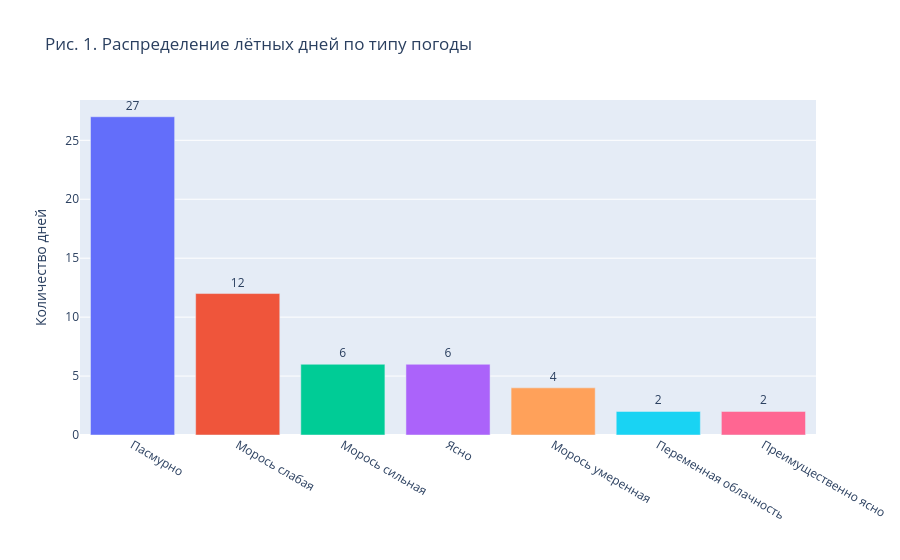

Notebook cell for this chart:
### Markdown cell above
### Обзор выборки и условий эксперимента

Перед анализом ошибки необходимо проверить, в каких условиях получены измерения. Если все полёты выполнены в одном погодном режиме, влияние высоты $H$ и ветра $V$ может быть смешано с особенностями отдельных дней. Поэтому сначала рассматриваются состав погодных режимов, диапазоны метеопараметров и общее распределение радиальной ошибки $R$.

### Code cell
weather_counts = weather["weather_code_text"].value_counts().reset_index()
weather_counts.columns = ["Погода", "Дней"]

fig = px.bar(
    weather_counts, x="Погода", y="Дней",
    color="Погода", text="Дней",
    title="Рис. 1. Распределение лётных дней по типу погоды",
)
fig.update_layout(showlegend=False, xaxis_title="", yaxis_title="Количество дней")
fig.update_traces(textposition="outside")
ALL_FIGS.append(("fig_01_weather_types", fig))
fig.show()

### Figure 1 — Plotly figure (JSON) as saved in the notebook; plotly's stock layout.template omitted (floating-point values rounded to 4 significant figures)
{"data": [{"hovertemplate": "Погода=%{x}<br>Дней=%{text}<extra></extra>", "legendgroup": "Пасмурно", "marker": {"color": "#636efa", "pattern": {"shape": ""}}, "name": "Пасмурно", "orientation": "v", "showlegend": true, "text": [27.0], "textposition": "outside", "type": "bar", "x": ["Пасмурно"], "xaxis": "x", "y": [27], "yaxis": "y"}, {"hovertemplate": "Погода=%{x}<br>Дней=%{text}<extra></extra>", "legendgroup": "Морось слабая", "marker": {"color": "#EF553B", "pattern": {"shape": ""}}, "name": "Морось слабая", "orientation": "v", "showlegend": true, "text": [12.0], "textposition": "outside", "type": "bar", "x": ["Морось слабая"], "xaxis": "x", "y": [12], "yaxis": "y"}, {"hovertemplate": "Погода=%{x}<br>Дней=%{text}<extra></extra>", "legendgroup": "Морось сильная", "marker": {"color": "#00cc96", "pattern": {"shape": ""}}, "name": "Морось сильная", "orientation": "v", "showlegend": true, "text": [6.0], "textposition": "outside", "type": "bar", "x": ["Морось сильная"], "xaxis": "x", "y": [6], "yaxis": "y"}, {"hovertemplate": "Погода=%{x}<br>Дней=%{text}<extra></extra>", "legendgroup": "Ясно", "marker": {"color": "#ab63fa", "pattern": {"shape": ""}}, "name": "Ясно", "orientation": "v", "showlegend": true, "text": [6.0], "textposition": "outside", "type": "bar", "x": ["Ясно"], "xaxis": "x", "y": [6], "yaxis": "y"}, {"hovertemplate": "Погода=%{x}<br>Дней=%{text}<extra></extra>", "legendgroup": "Морось умеренная", "marker": {"color": "#FFA15A", "pattern": {"shape": ""}}, "name": "Морось умеренная", "orientation": "v", "showlegend": true, "text": [4.0], "textposition": "outside", "type": "bar", "x": ["Морось умеренная"], "xaxis": "x", "y": [4], "yaxis": "y"}, {"hovertemplate": "Погода=%{x}<br>Дней=%{text}<extra></extra>", "legendgroup": "Переменная облачность", "marker": {"color": "#19d3f3", "pattern": {"shape": ""}}, "name": "Переменная облачность", "orientation": "v", "showlegend": true, "text": [2.0], "textposition": "outside", "type": "bar", "x": ["Переменная облачность"], "xaxis": "x", "y": [2], "yaxis": "y"}, {"hovertemplate": "Погода=%{x}<br>Дней=%{text}<extra></extra>", "legendgroup": "Преимущественно ясно", "marker": {"color": "#FF6692", "pattern": {"shape": ""}}, "name": "Преимущественно ясно", "orientation": "v", "showlegend": true, "text": [2.0], "textposition": "outside", "type": "bar", "x": ["Преимущественно ясно"], "xaxis": "x", "y": [2], "yaxis": "y"}], "layout": {"barmode": "relative", "legend": {"title": {"text": "Погода"}, "tracegroupgap": 0}, "showlegend": false, "title": {"text": "Рис. 1. Распределение лётных дней по типу погоды"}, "xaxis": {"anchor": "y", "categoryarray": ["Пасмурно", "Морось слабая", "Морось сильная", "Ясно", "Морось умеренная", "Переменная облачность", "Преимущественно ясно"], "categoryorder": "array", "domain": [0, 1], "title": {"text": ""}}, "yaxis": {"anchor": "x", "domain": [0, 1], "title": {"text": "Количество дней"}}}}
